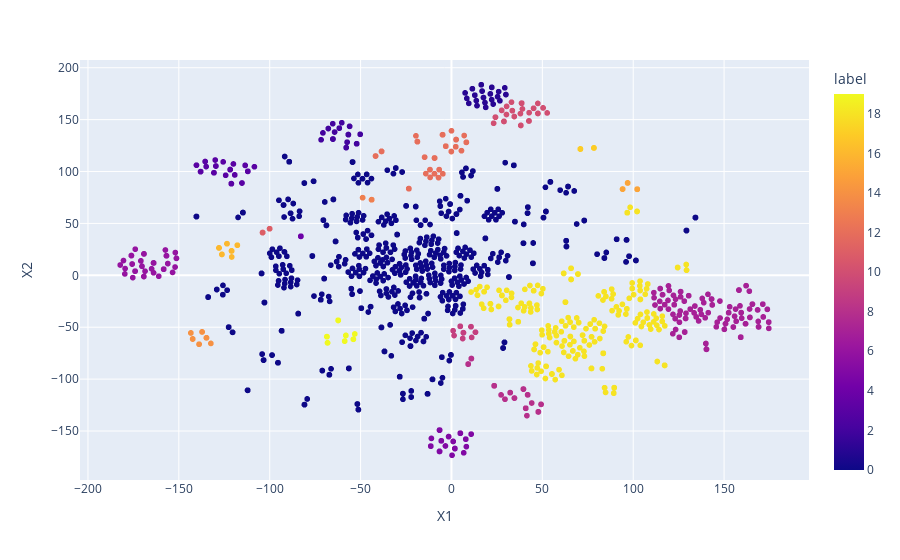

This figure's notebook cell:
### Code cell
df_tsne['label'] = kmeans.labels_
fig = px.scatter(df_tsne,'X1','X2', hover_name = 'stock_code', color = 'label')
fig.show()

### Figure 1 — Plotly figure (JSON) as saved in the notebook; plotly's stock layout.template omitted (floating-point values rounded to 4 significant figures; data arrays with more than 128 entries replaced by an {"elided": "..."} marker saying what was removed)
{"data": [{"hovertemplate": "<b>%{hovertext}</b><br><br>X1=%{x}<br>X2=%{y}<br>label=%{marker.color}<extra></extra>", "hovertext": {"elided": "2020 str values"}, "legendgroup": "", "marker": {"color": {"elided": "2020 int values"}, "coloraxis": "coloraxis", "symbol": "circle"}, "mode": "markers", "name": "", "showlegend": false, "type": "scattergl", "x": {"elided": "2020 float values"}, "xaxis": "x", "y": {"elided": "2020 float values"}, "yaxis": "y"}], "layout": {"coloraxis": {"colorbar": {"title": {"text": "label"}}, "colorscale": [[0, "#0d0887"], [0.1111, "#46039f"], [0.2222, "#7201a8"], [0.3333, "#9c179e"], [0.4444, "#bd3786"], [0.5556, "#d8576b"], [0.6667, "#ed7953"], [0.7778, "#fb9f3a"], [0.8889, "#fdca26"], [1, "#f0f921"]]}, "legend": {"tracegroupgap": 0}, "margin": {"t": 60}, "xaxis": {"anchor": "y", "domain": [0, 1], "title": {"text": "X1"}}, "yaxis": {"anchor": "x", "domain": [0, 1], "title": {"text": "X2"}}}}
